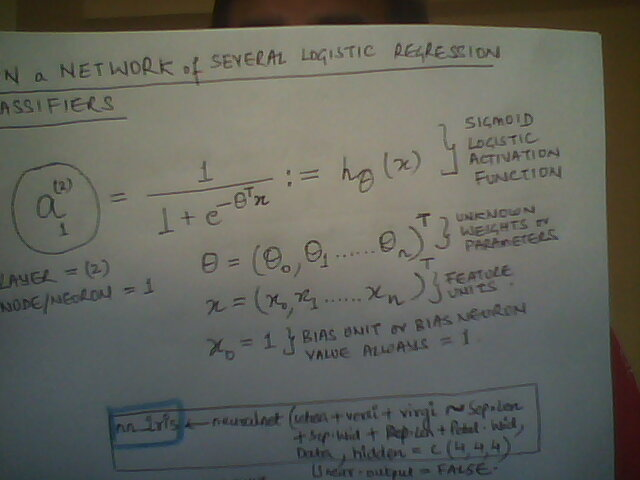
#> input picture screen_captures/R_1.jpg, 640 x 480 px, found by its file name
$ jupyter execute Cat_Faces_1_20SPE17.ipynb   (older library calls are emulated)
#> lines starting #> are read from the running program, lines starting #| are printed output that depends on the picture
[cell 1]
import cv2
import numpy as np

"""
# construct the argument parse and parse the arguments
ap = argparse.ArgumentParser()
ap.add_argument("-i", "--image", required=True,
	help="path to the input image")
ap.add_argument("-c", "--cascade",
	default="haarcascade_frontalcatface.xml",
	help="path to cat detector haar cascade")
args = vars(ap.parse_args())

"""

# Load image -- convert to grayscale

cat_image = cv2.imread("images/r_1.jpg")
#> cat_image is the input picture: shape (480, 640, 3); mean B, G, R 92.6, 100.5, 99.2
gray_image = cv2.cvtColor(cat_image, cv2.COLOR_BGR2GRAY)
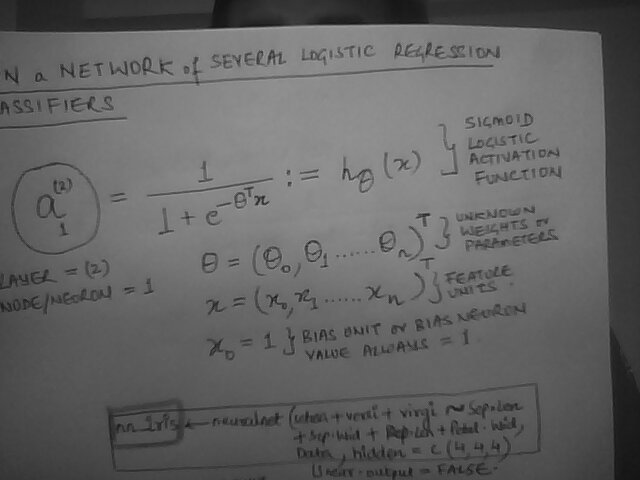
#> gray_image: shape (480, 640); min 18, max 168, mean 99.2
print(type(gray_image))
#| <class 'numpy.ndarray'>

[cell 2]
# load - Haar cascade, then detect cat faces
# in the input image
#detector = cv2.CascadeClassifier('haarcascade_frontalcatface.xml') ## path to Haar Cascade File .xml
# haarcascade_frontalface_default
detector = cv2.CascadeClassifier('haarcascade_frontalface_default.xml') ## path to Haar Cascade File .xml
rects = detector.detectMultiScale(gray_image, scaleFactor=1.3,minNeighbors=10, minSize=(75, 75))
#> rects = ()

# loop over the cat faces and draw a rectangle surrounding each
for (i, (x, y, w, h)) in enumerate(rects):
	cv2.rectangle(cat_image, (x, y), (x + w, y + h), (0, 0, 255), 2)
	cv2.putText(cat_image, "Cat #{}".format(i + 1), (x, y - 10),
		cv2.FONT_HERSHEY_SIMPLEX, 0.55, (0, 0, 255), 2)
#> this loop made 0 passes

# show the detected cat faces
cv2.imshow("Cat Faces", cat_image)
cv2.waitKey(0)
#> Out = 27

[cell 3]
# load - Haar cascade, then detect cat faces
# in the input image
#detector = cv2.CascadeClassifier('haarcascade_frontalcatface.xml') ## path to Haar Cascade File .xml
# haarcascade_frontalface_default
detector = cv2.CascadeClassifier('haarcascade_frontalface_default.xml') ## path to Haar Cascade File .xml
rects = detector.detectMultiScale(gray_image, scaleFactor=1.3,minNeighbors=10, minSize=(75, 75))

# loop over the cat faces and draw a rectangle surrounding each
for (i, (x, y, w, h)) in enumerate(rects):
	cv2.rectangle(cat_image, (x, y), (x + w, y + h), (0, 0, 255), 2)
	cv2.putText(cat_image, "Cat #{}".format(i + 1), (x, y - 10),
		cv2.FONT_HERSHEY_SIMPLEX, 0.55, (0, 0, 255), 2)

# show the detected cat faces
cv2.imshow(" Human Faces detection with haarcascade_frontalface_default.xml", cat_image)
cv2.waitKey(0)
#> Out = 27

[cell 4]
faceCascade = cv2.CascadeClassifier('haarcascade_frontalface_default.xml')

# Read the image
image = cv2.imread("images/r_1.jpg")
gray = cv2.cvtColor(image, cv2.COLOR_BGR2GRAY)

[cell 5]
# Detect faces in the image
faces = faceCascade.detectMultiScale(
    gray,
    scaleFactor=1.1,
    minNeighbors=5,
    minSize=(30, 30),
    #flags = cv2.cv.CV_HAAR_SCALE_IMAGE ### Legacy Code ## https://stackoverflow.com/questions/33177376/what-is-the-cv2-cv-replacement-in-opencv3
    flags = cv2.CASCADE_SCALE_IMAGE
)
#> faces = ()
# https://github.com/opencv/opencv/blob/master/samples/python/facedetect.py
# https://stackoverflow.com/questions/36242860/attribute-error-while-using-opencv-for-face-recognition
#

[cell 6]
print("Found {0} faces!".format(len(faces)))
#| Found 0 faces!

# Draw a rectangle around the faces
for (x, y, w, h) in faces:
    cv2.rectangle(image, (x, y), (x+w, y+h), (0, 255, 0), 2)

[cell 7]
cv2.imshow("Faces found" ,image)
cv2.waitKey(0)
#> Out = 27


$ run again, with screen_captures/R_2.jpg copied over screen_captures/R_1.jpg
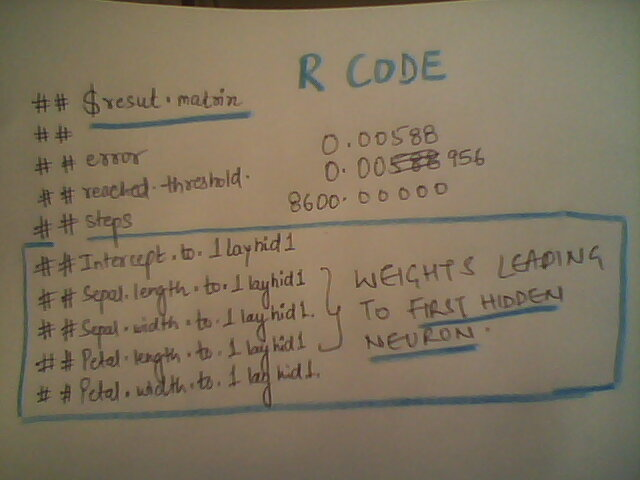
#> input picture screen_captures/R_2.jpg, 640 x 480 px, found by its file name
#> cat_image is the input picture: shape (480, 640, 3); mean B, G, R 94.7, 116.1, 128.3
#> `gray_image = cv2.cvtColor(cat_image, cv2.COLOR_BGR2GRAY)`:
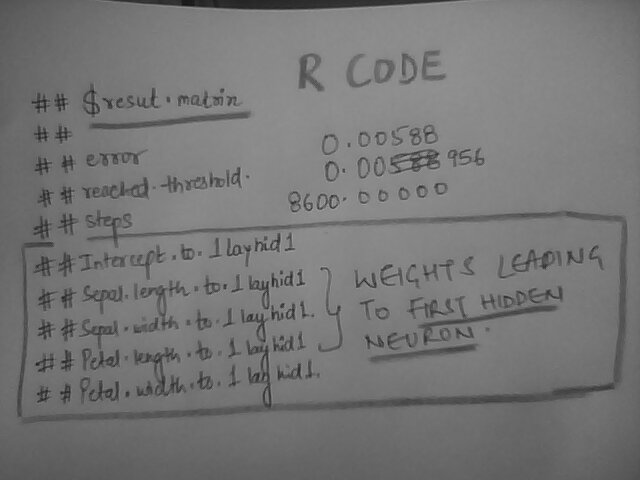
#> gray_image: shape (480, 640); min 20, max 166, mean 117.3
#| <class 'numpy.ndarray'>
#> rects = ()
#> `cv2.waitKey(0)`: Out = 27
#> faces = ()
#| Found 0 faces!
#> `cv2.waitKey(0)`: Out = 27

$ run again, with screen_captures/R_3.jpg copied over screen_captures/R_1.jpg
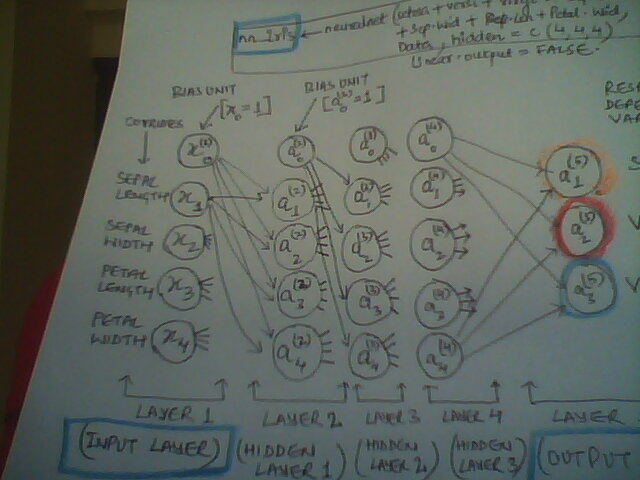
#> input picture screen_captures/R_3.jpg, 640 x 480 px, found by its file name
#> cat_image is the input picture: shape (480, 640, 3); mean B, G, R 96.7, 103.3, 96.2
#> `gray_image = cv2.cvtColor(cat_image, cv2.COLOR_BGR2GRAY)`:
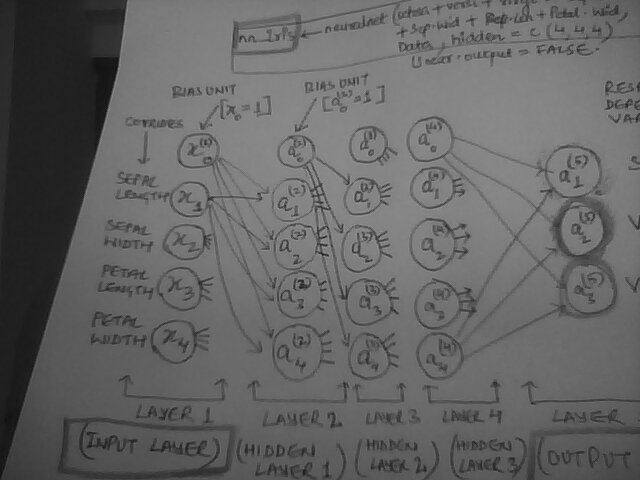
#> gray_image: shape (480, 640); min 9, max 158, mean 100.4
#| <class 'numpy.ndarray'>
#> rects = ()
#> `cv2.waitKey(0)`: Out = 27
#> faces = ()
#| Found 0 faces!
#> `cv2.waitKey(0)`: Out = 27

$ run again, with screen_captures/R_4.jpg copied over screen_captures/R_1.jpg
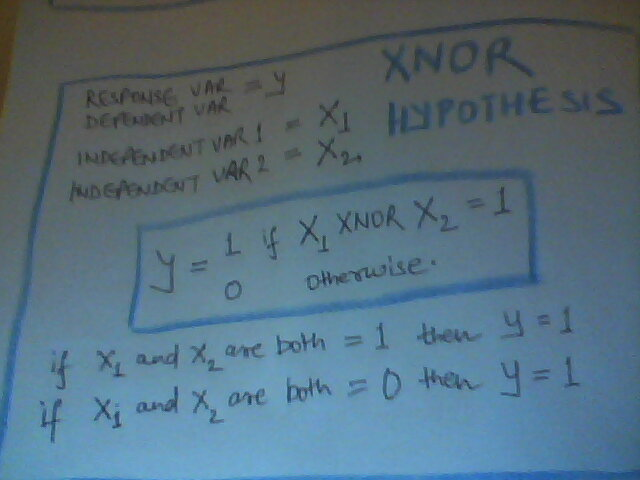
#> input picture screen_captures/R_4.jpg, 640 x 480 px, found by its file name
#> cat_image is the input picture: shape (480, 640, 3); mean B, G, R 125.1, 110.5, 86.2
#> `gray_image = cv2.cvtColor(cat_image, cv2.COLOR_BGR2GRAY)`:
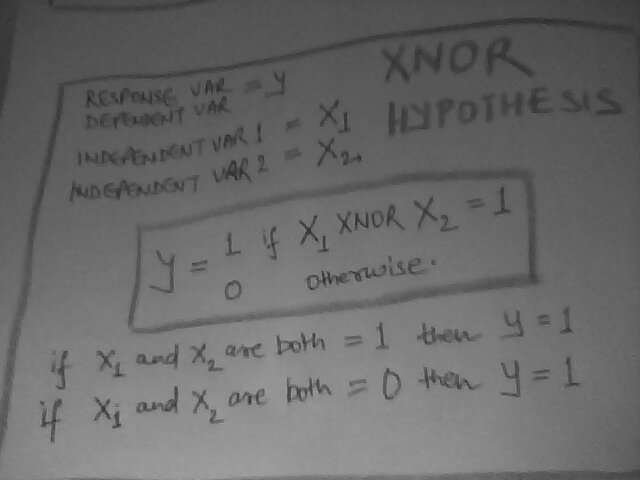
#> gray_image: shape (480, 640); min 32, max 163, mean 104.9
#| <class 'numpy.ndarray'>
#> rects = ()
#> `cv2.waitKey(0)`: Out = 27
#> faces = ()
#| Found 0 faces!
#> `cv2.waitKey(0)`: Out = 27
